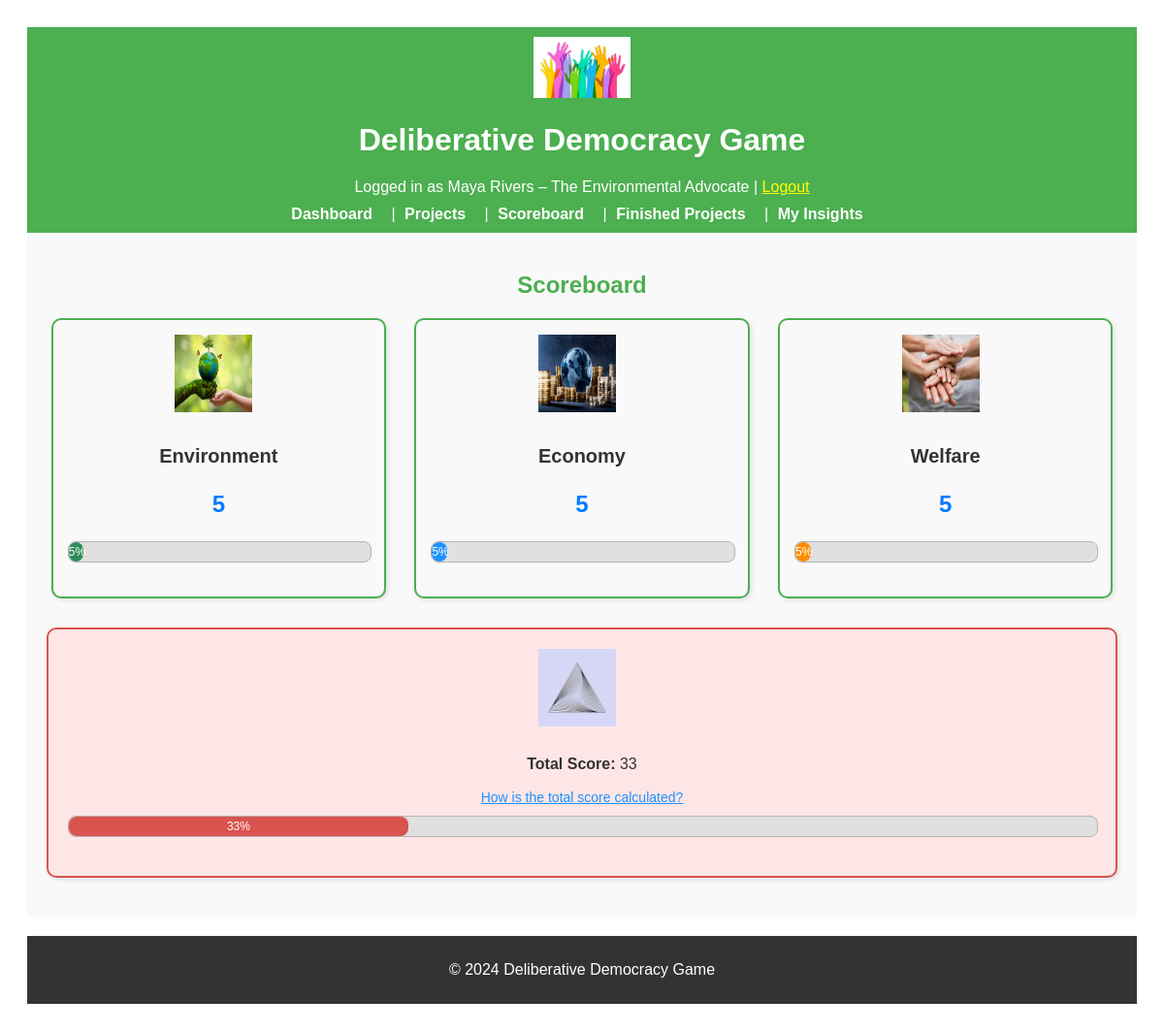
/scoreboard (signed in), run on an earlier commit of the app's database.
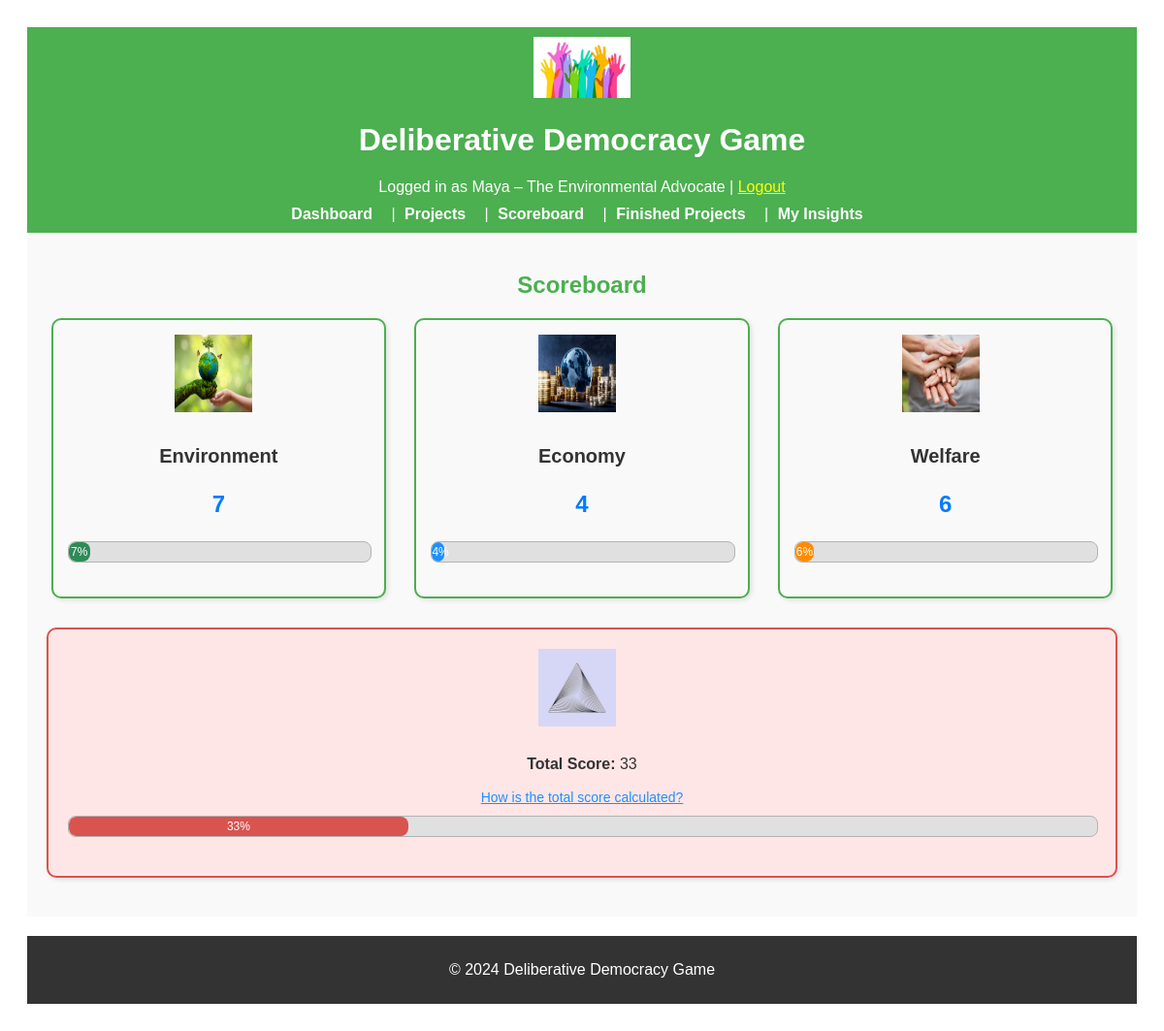
And on a later commit of the database.
### app/models.py (models this page shows, shortened)
class User(UserMixin, db.Model):
    __tablename__ = "users"
    id = db.Column(db.Integer, primary_key=True)
    character_name = db.Column(db.String(64), unique=True, nullable=False)
    interests = db.Column(db.Text, nullable=True)
    utility_criteria = db.Column(db.Text, nullable=True)
    starting_resources = db.Column(db.Text, nullable=True)
    reading = db.Column(db.Text, nullable=True)
    environment = db.Column(db.Integer, default=0, nullable=True)
    money = db.Column(db.Integer, default=0, nullable=True)
    involvement = db.Column(db.Integer, default=0, nullable=True)
    welfare = db.Column(db.Integer, default=0, nullable=True)
    resources = db.relationship("Resource", backref="user", lazy=True)
    metrics = db.relationship("Metric", backref="user", lazy=True)

class CommonMetric(db.Model):
    __tablename__ = "common_metrics"
    id = db.Column(db.Integer, primary_key=True)
    type = db.Column(
        db.String(64), nullable=False
    )  # 'Environment', 'Economy', 'Welfare'
    value = db.Column(db.Integer, default=0, nullable=False)

### app/routes.py (the view)
@main.route("/scoreboard")
@login_required
def score_board():
    common_metrics = CommonMetric.query.all()
    return render_template(
        "score_board.html",
        metrics=common_metrics,
        calculate_total_score=calculate_total_score,
    )

### app/routes.py (called while the page is built)
@login_manager.user_loader
def load_user(user_id):
    return User.query.get(int(user_id))

### app/utils.py (called while the page is built)
def calculate_total_score(environment_score, economy_score, welfare_score):
    total_sum = environment_score + economy_score + welfare_score
    scores = [environment_score, economy_score, welfare_score]
    mean_score = total_sum / 3
    balance_penalty = sum((score - mean_score) ** 2 for score in scores) / 3
    balance_score = max(0, 100 - balance_penalty)
    total_score = (total_sum / 3) * 0.7 + balance_score * 0.3  # Weighted combination
    return min(100, max(0, int(total_score)))

### app/templates/score_board.html (shortened to what this page needs)
{% extends "base.html" %}
{% block content %}
<div class="scoreboard-header">
    <h2>Scoreboard</h2>
</div>
<div class="scoreboard-metrics">
    {% for metric in metrics %}
    <div class="metric-card">
        <img src="{{ url_for('static', filename='images/' + metric.type | lower + '.png') }}"
            alt="{{ metric.type }} icon" class="metric-icon">
        <div class="metric-info">
            <h3>{{ metric.type }}</h3>
            <p class="metric-value">{{ metric.value }}</p>
        </div>
        <div class="progress-bar-container">
            <div class="progress-bar {{ metric.type | lower }}" style="width: {{ metric.value }}%; max-width: 100%;">
                {{ metric.value }}%
            </div>
        </div>
    </div>
    {% endfor %}
</div>
<div class="total-score-section">
    {% set total_score = calculate_total_score(metrics[0].value, metrics[1].value, metrics[2].value) %}
    <div class="total-score-card full-width-box">
        <div class="metric-info">
            <img src="{{ url_for('static', filename='images/total_score.png') }}" alt="Total Score icon"
                class="metric-icon">
            <p><strong>Total Score:</strong> {{ total_score }}</p>
            <a href="{{ url_for('main.total_score_info') }}" class="info-link">How is the total score calculated?</a>
        </div>
        <div class="progress-bar-container full-width-progress">
            <div class="progress-bar total" style="width: {{ total_score }}%; max-width: 100%;">
                {{ total_score }}%
            </div>
        </div>
    </div>
</div>
{% endblock %}

### app/templates/base.html (shortened to what this page needs)
<!DOCTYPE html>
<html lang="en">
<head>
    <link rel="stylesheet" href="{{ url_for('static', filename='css/styles.css') }}">
</head>
<body>
    <header style="background-color: #4CAF50; padding: 10px; color: white; text-align: center;">
        <img src="{{ url_for('static', filename='images/logo.png') }}" alt="Game Logo"
            style="width: 100px; height: auto;">
        <h1>Deliberative Democracy Game</h1>
        {% if current_user.is_authenticated %}
        <p style="margin: 0;">Logged in as {{ current_user.character_name }} | <a href="{{ url_for('main.logout') }}"
                style="color: yellow;">Logout</a></p>
        {% endif %}
        <nav style="margin-top: 10px;">
            <a href="{{ url_for('main.dashboard') }}" style="color: white; padding: 5px;">Dashboard</a> |
            <a href="{{ url_for('main.project_list') }}" style="color: white; padding: 5px;">Projects</a> |
            <a href="{{ url_for('main.score_board') }}" style="color: white; padding: 5px;">Scoreboard</a> |
            <a href="{{ url_for('main.finished_projects') }}" style="color: white; padding: 5px;">Finished Projects</a>
            |
            <a href="{{ url_for('main.insight') }}" style="color: white; padding: 5px;">My Insights</a>
        </nav>
    </header>
    <main style="padding: 20px; background-color: #f9f9f9;">
        {% block content %}{% endblock %}
    </main>
    <footer style="background-color: #333; color: white; text-align: center; padding: 10px; margin-top: 20px;">
        <p>&copy; 2024 Deliberative Democracy Game</p>
    </footer>
</body>
</html>

### app/static/css/styles.css (style rules this page uses)
header { background-color: #4CAF50; color: white; padding: 15px; text-align: center; }
nav a { color: white; text-decoration: none; margin-right: 10px; font-weight: bold; }
footer { background-color: #333; color: white; text-align: center; padding: 10px; margin-top: 20px; }
.metric-icon { margin-right: 10px; width: 100px; height: 100px; }
.progress-bar-container { width: 100%; background-color: #e0e0e0; border-radius: 8px; margin-bottom: 20px; overflow: hidden; position: relative; border: 1px solid #b3b3b3; }
.progress-bar { height: 20px; border-radius: 8px; text-align: center; color: white; font-size: 12px; line-height: 20px; width: 0; transition: width 1s ease-in-out; }
.progress-bar.environment { background-color: #2e8b57; }
.progress-bar.economy { background-color: #1e90ff; }
.progress-bar.welfare { background-color: #ff8c00; }
.progress-bar.total { background-color: #d9534f; }
.scoreboard-header { text-align: center; color: #4CAF50; margin-bottom: 20px; }
.scoreboard-metrics { display: flex; flex-wrap: wrap; gap: 20px; justify-content: space-around; }
.metric-card { border: 2px solid #4CAF50; border-radius: 10px; padding: 15px; background-color: #f9f9f9; text-align: center; width: calc(30% - 20px); box-shadow: 2px 2px 5px rgba(0, 0, 0, 0.1); }
.metric-card h3 { font-size: 20px; margin-bottom: 5px; color: #333; }
.metric-info { margin-bottom: 10px; }
.metric-value { font-size: 24px; color: #555; font-weight: bold; }
.total-score-section { margin-top: 30px; width: 100%; }
.total-score-card { background-color: #ffe6e6; border: 2px solid #d9534f; border-radius: 10px; padding: 20px; text-align: center; width: 100%; box-sizing: border-box; margin-bottom: 20px; box-shadow: 2px 2px 5px rgba(0, 0, 0, 0.1); }
.info-link { color: #1e90ff; text-decoration: underline; font-size: 14px; }
.metric-icon { width: 80px; height: 80px; margin-bottom: 10px; }
.metric-value { color: #007bff; font-weight: bold; }

What changed in the data, as far as the page shows it:
changed User: character_name "Maya Rivers – The Environmental Advocate" → "Maya – The Environmental Advocate"
changed CommonMetric "Environment": value "5" → "7"
changed CommonMetric "Economy": value "5" → "4"
changed CommonMetric "Welfare": value "5" → "6"
